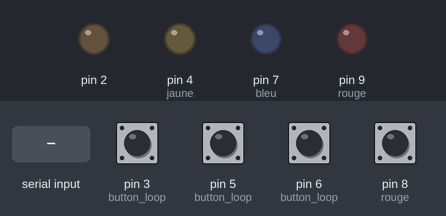
Recording of a sketch running on a simulated Arduino Uno, built with avr-gcc and run on an emulated ATmega328P. Shown: output pins drawn as LEDs (lit = HIGH). Dashed ring = blinking. Inputs (shaded band) come from the test bench; at power-on: pin 3 (button_loop), pin 5 (button_loop), pin 6 (button_loop), pin 8 (rouge) HIGH.

Above: at 1.2 s.
1.3 s: "a" received over Serial
At 1.8 s:
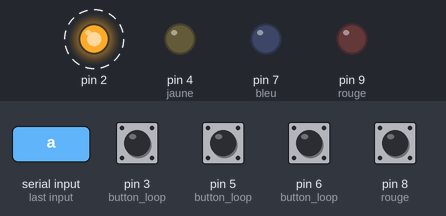
4.3 s: "b" received over Serial
At 4.85 s:
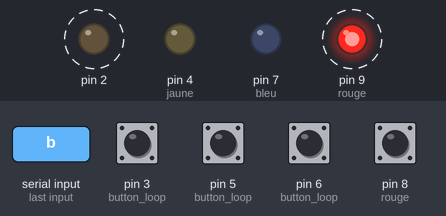
At 6.15 s:
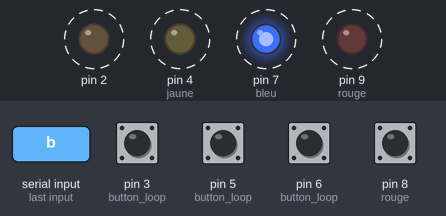
Timing chart, 0 to 20.3 s (numbered marks = the images above; inputs shaded):
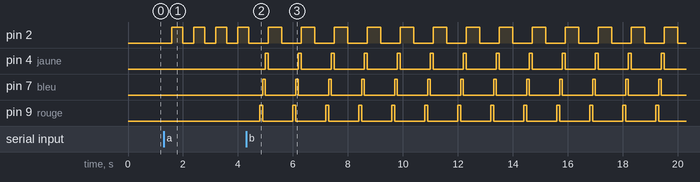

Measured:
- after the input at 1.3 s, pin 2: alternates HIGH for 0.40 s and LOW for 0.40 s, starting after 0.30 s
- after the input at 4.3 s, pin 2: alternates HIGH for 0.50 s and LOW for 0.70 s, starting after 0.80 s; pin 4 (jaune): alternates HIGH for 0.10 s and LOW for 1.1 s, starting after 0.70 s; pin 7 (bleu): alternates HIGH for 0.10 s and LOW for 1.1 s, starting after 0.60 s; pin 9 (rouge): alternates HIGH for 0.10 s and LOW for 1.1 s, starting after 0.50 s

The sketch:

simon_interface.ino
```cpp
int red_blink = 0;
int green_blink = 0;
int yellow_blink = 0;
int blue_blink = 0;
int full_blink=0;

void setup() {
  // put your setup code here, to run once:
 // // configure LEDs interface
  pinMode(2, OUTPUT);
  pinMode(4, OUTPUT); //jaune
  pinMode(7, OUTPUT); // bleu
  pinMode(9, OUTPUT); //rouge
  // push buttons
  pinMode(3, INPUT_PULLUP);
  pinMode(5, INPUT_PULLUP);
  pinMode(6, INPUT_PULLUP);
  pinMode(8, INPUT_PULLUP); //rouge ?

  Serial.begin(9600); // opens serial port, sets data rate to 9600 bps
  digitalWrite(2, 0);
  digitalWrite(4, 0);
  digitalWrite(7, 0);
  digitalWrite(9, 0);
}

void switch_off() {
    digitalWrite(2, 0);
  digitalWrite(4, 0);
  digitalWrite(7, 0);
  digitalWrite(9, 0);
  red_blink= 0;
  green_blink= 0;
  blue_blink= 0;
  yellow_blink= 0;
  full_blink=0;
}


void blink_full() {
  digitalWrite(9, 1);
  digitalWrite(7, 0);
  digitalWrite(4, 0);
  digitalWrite(2, 0);
  delay(100);
  digitalWrite(9, 0);
  digitalWrite(7, 1);
  digitalWrite(4, 0);
  digitalWrite(2, 0);
  delay(100);
  digitalWrite(9, 0);
  digitalWrite(7, 0);
  digitalWrite(4, 1);
  digitalWrite(2, 0);
  delay(100);
  digitalWrite(9, 0);
  digitalWrite(7, 0);
  digitalWrite(4, 0);
  digitalWrite(2, 1);
  delay(100);
}

void blink_red() {
  digitalWrite(9, 1);
  delay(400);
  digitalWrite(9, 0);
}

void blink_blue() {
  digitalWrite(7, 1);
  delay(400);
  digitalWrite(7, 0);
}

void blink_yellow() {
  digitalWrite(4, 1);
  delay(400);
  digitalWrite(4, 0);
}

void blink_green() {
  digitalWrite(2, 1);
  delay(400);
  digitalWrite(2, 0);
}

void button_loop() {
      int rouge = 1;
      int bleu = 1;
      int jaune = 1;
      int vert =1;
       rouge = digitalRead(8);
       delay(100);
       bleu = digitalRead(6);
       delay(100);
       jaune = digitalRead(3);
       delay(100);
       vert = digitalRead(5);
      delay(100);

      if (rouge == LOW) {
       Serial.write("rouge\n");
      }
      if (bleu == LOW) {
        Serial.write("bleu\n");
      }
      if (vert == LOW) {
       Serial.write("vert\n");
      }
      if (jaune == LOW) {
       Serial.write("jaune\n");
     }
}

void loop() {

  int incomingByte = 0;

     if (Serial.available() > 0) {
     // read the incoming byte:
      incomingByte = Serial.read();
      if (incomingByte == 'a') {
        green_blink=1;
      } else if (incomingByte == 's') {
        switch_off();
      } else if (incomingByte == 'b') {
        full_blink=1;
      } else {
        // nothing
      }
     }
    if (full_blink == 1) {
      blink_full();
    }
     if (green_blink == 1) {
      blink_green();
     }

    if (blue_blink == 1) {
      blink_blue();
    }
    if (red_blink == 1) {
      blink_red();
    }
    if (yellow_blink == 1) {
      blink_yellow();
    }

     button_loop();


}
```
